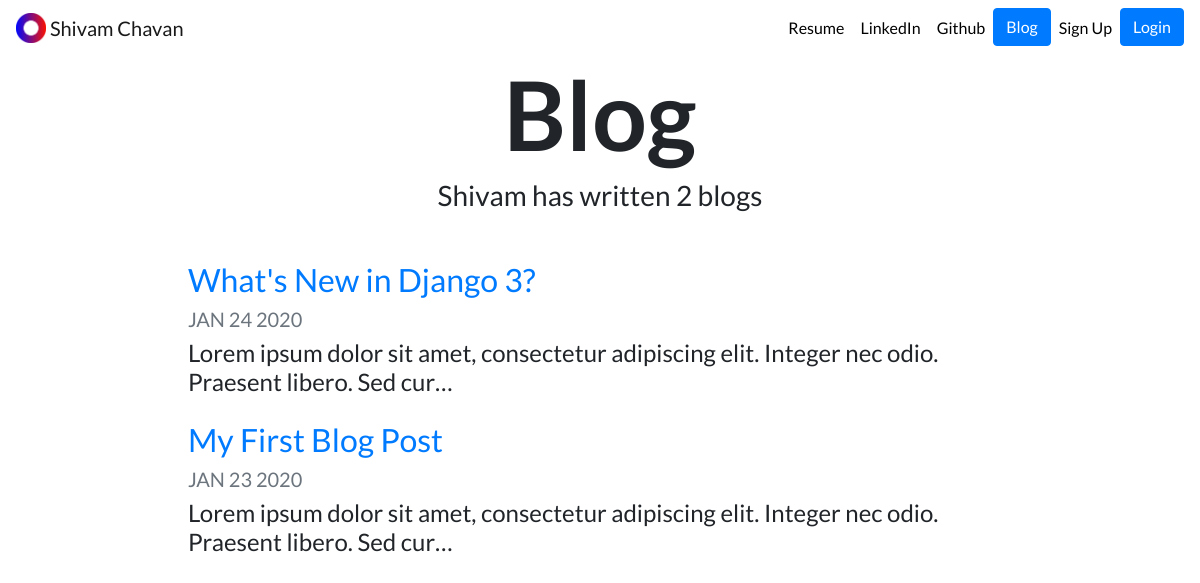
The page /blog/ on the database as committed earlier.
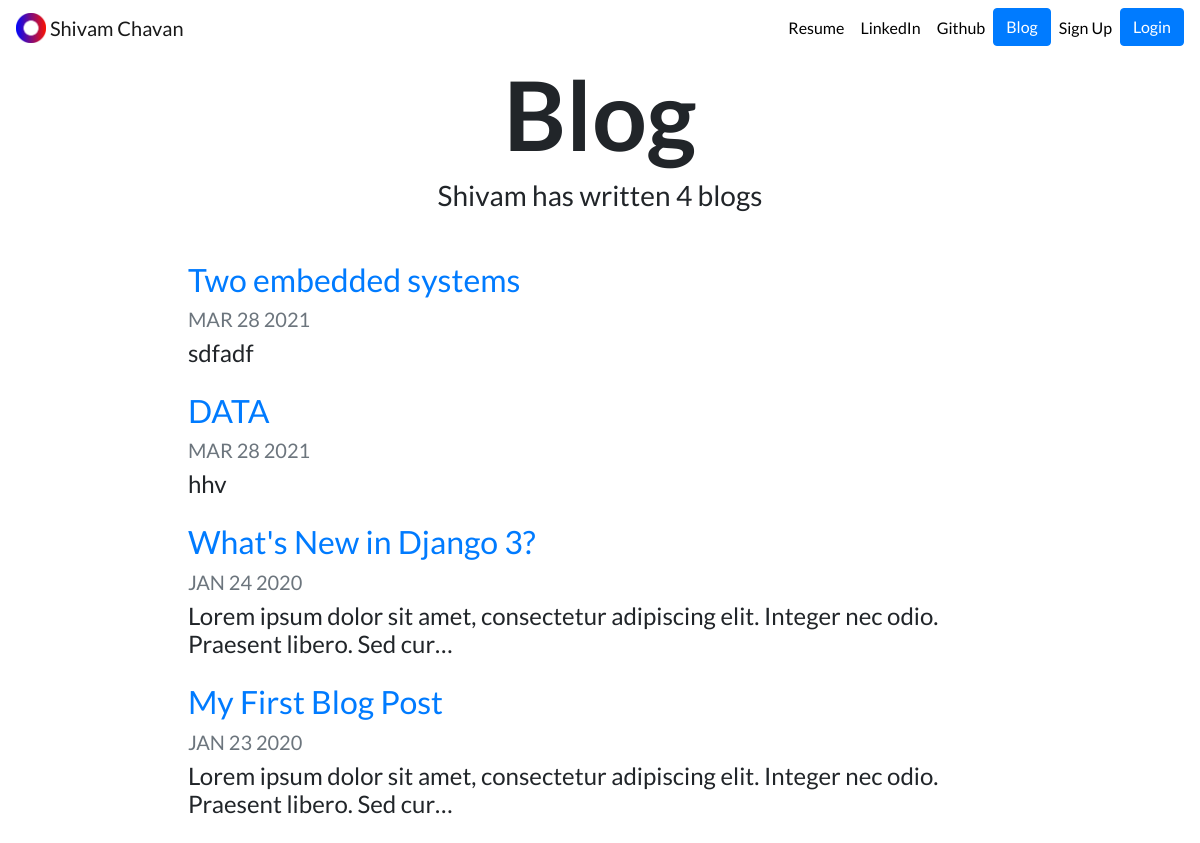
The same page on the database as committed later.
### blog/models.py (models this page shows, shortened)
class Blog(models.Model):
    title = models.CharField(max_length=200)
    description = models.TextField()
    image = models.ImageField(upload_to='portfolio/images/',  blank=True)
    date = models.DateField()

### blog/views.py (the view)
# urls.py: path('', views.all_blogs, name='all_blogs'),
def all_blogs(request):
    blogs = Blog.objects.order_by('-date')
    return render(request, 'blog/all_blogs.html', {'blogs':blogs})

### blog/templates/blog/all_blogs.html
{% extends "portfolio/base.html" %}
{% load static %}
{% block content %}
<h1 id="blogtitle" class="font-weight-bold text-center">Blog</h1>
<h3 class="text-center mb-5">Shivam has written {{ blogs.count }} blog{{ blogs.count|pluralize }}</h3>
{% for blog in blogs %}
<div class="row justify-content-center my-3">
  <div class="col-md-10">
    <a href="{% url 'blog:detail' blog.id %}">
      <h2>{{ blog.title }}</h2>
    </a>
    <h5 class="text-muted">{{ blog.date|date:'M d Y'|upper }}</h5>
    <h4>{{ blog.description|striptags|truncatechars:100 }}</h4>
  </div>
</div>
{% endfor %}
{% endblock %}

Rows that differ between the two databases and show on the page:
added Blog: title "Two embedded systems", date "MAR 28 2021", description "sdfadf"
added Blog: title "DATA", date "MAR 28 2021", description "hhv"
Other text that changed with them:
{{ blogs.count }}: "2" → "4"
